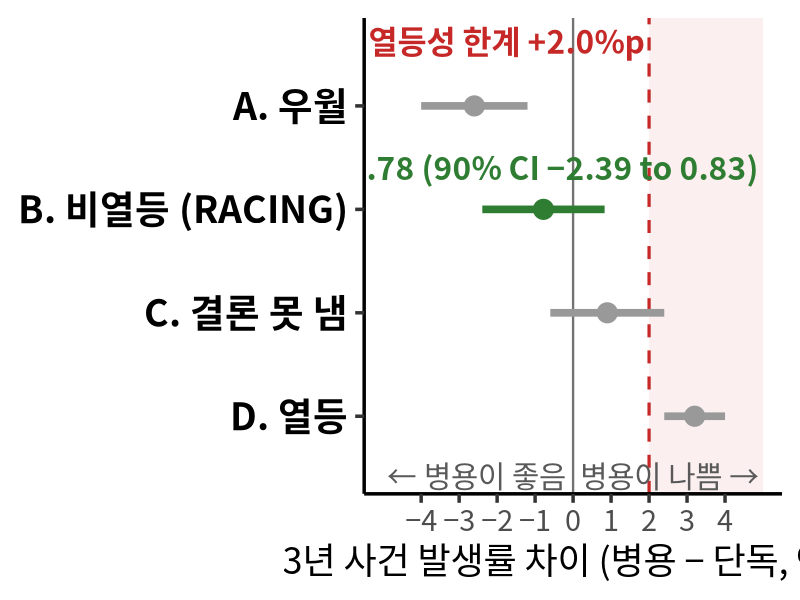
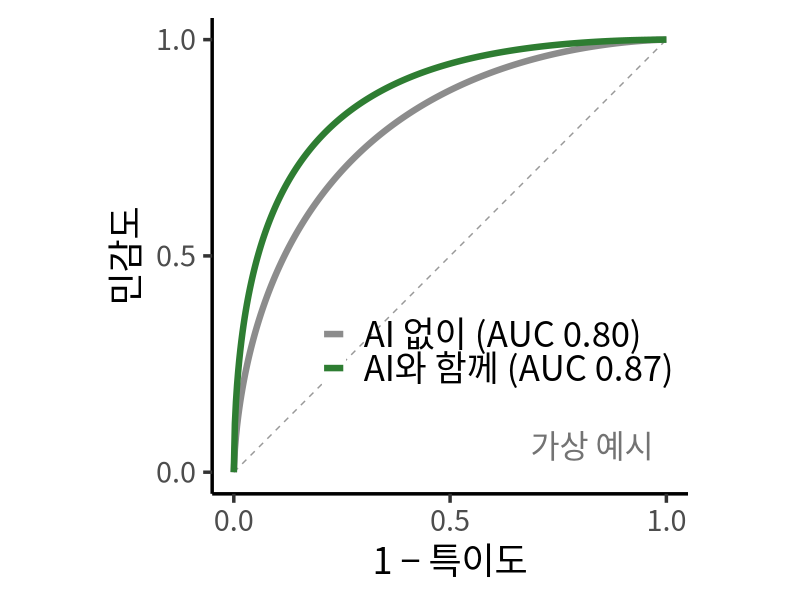
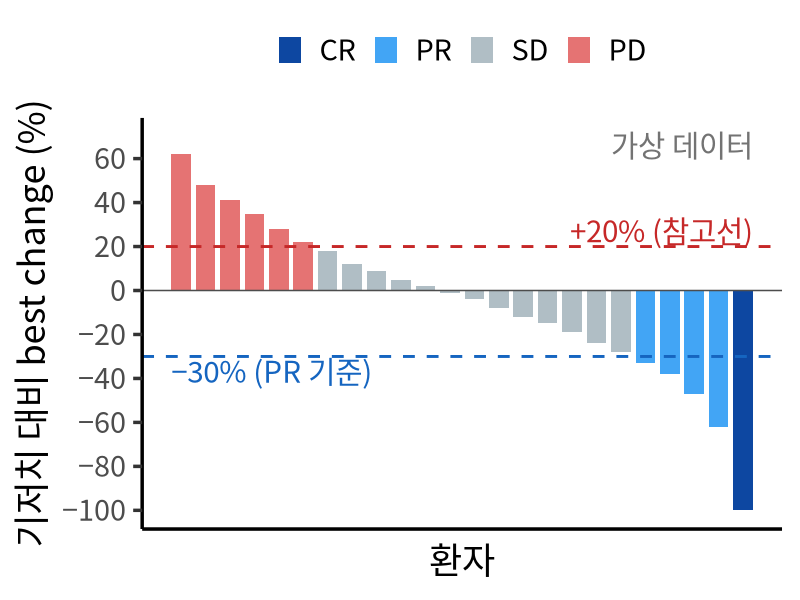
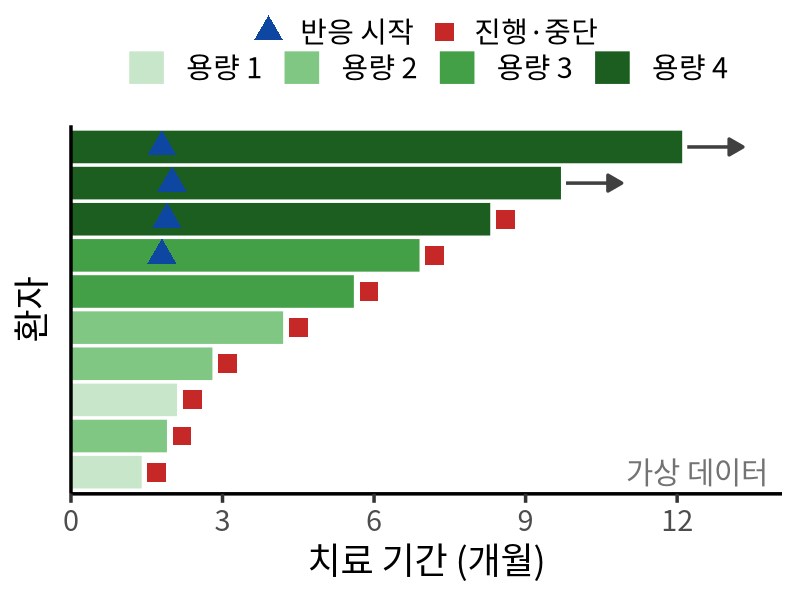
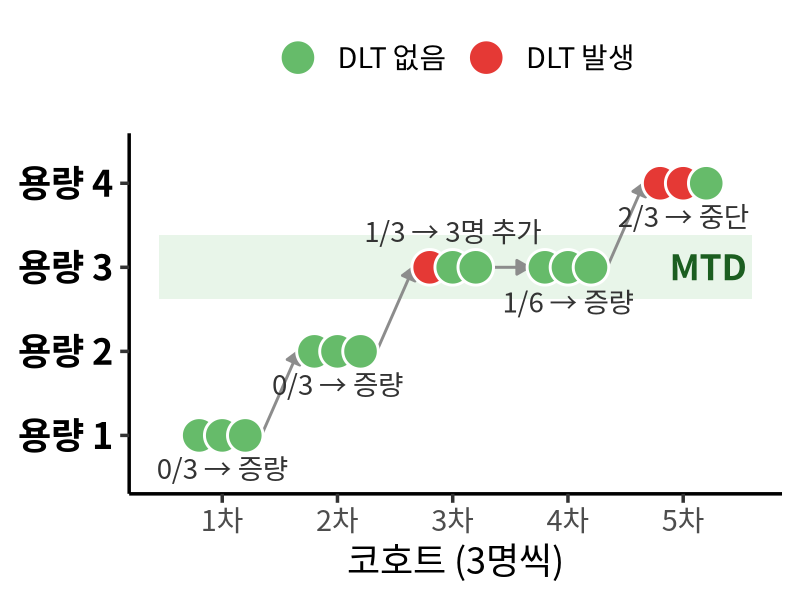
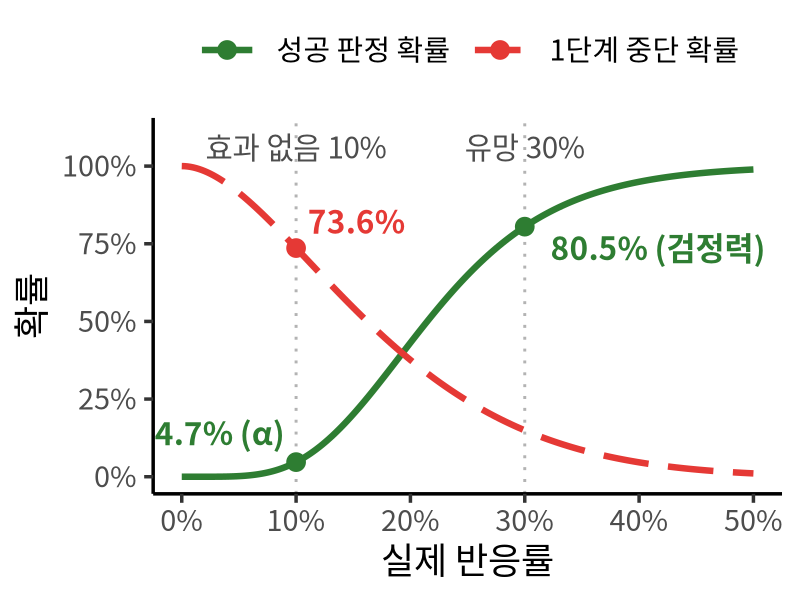
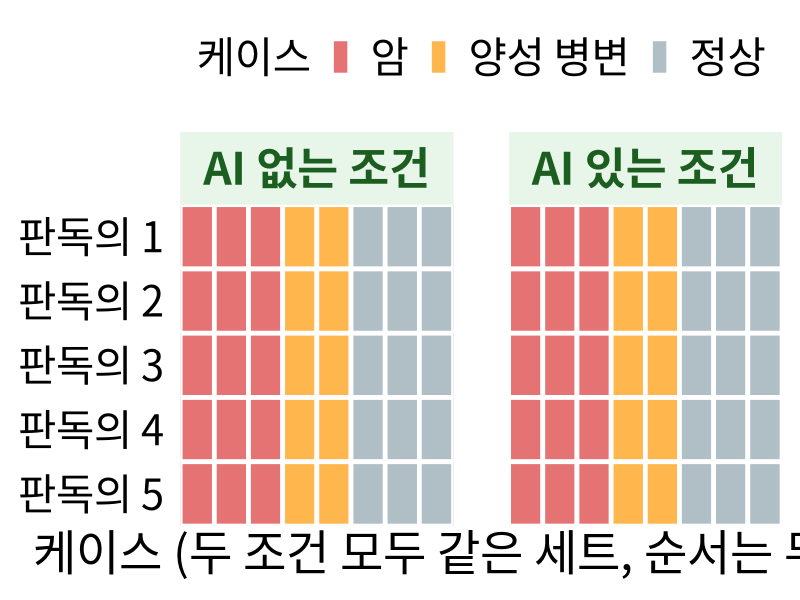
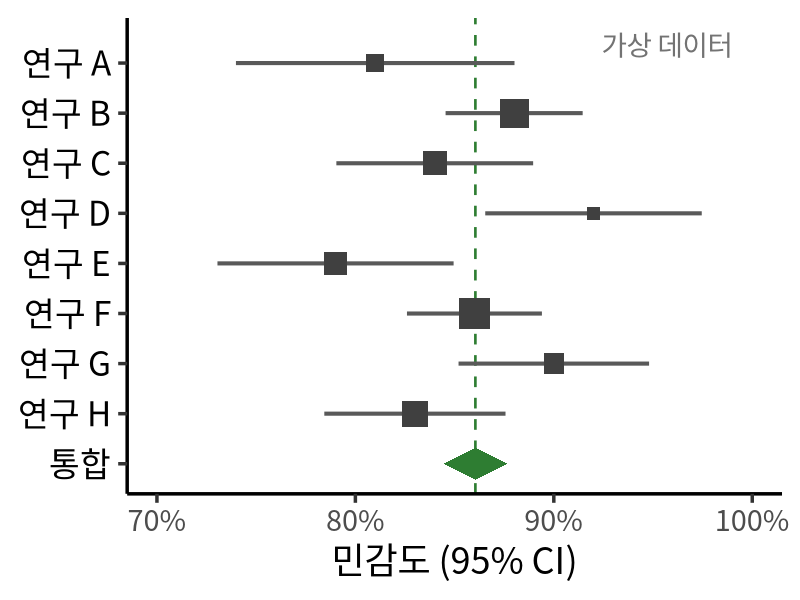

Recreate these plots in R, in order.
# 강의 그림: 비열등성 개념도(RACING 수치), 3+3 용량 증량·Simon 2단계 특성 곡선·MRMC 판독 설계·ROC·waterfall·swimmer (가상 데이터)
library(data.table); library(magrittr); library(ggplot2)
setwd("~/lecture-general/docs/chosun2026")

fam <- "Noto Sans CJK KR"
theme_set(theme_classic(base_size = 26, base_family = fam))
m <- "−"  # 화면용 음수 부호
pct <- function(x) paste0(round(x * 100), "%")

## 1. 비열등성 개념도: B는 RACING 1차 평가변수 (Lancet 2022; 400: 380–90), 나머지는 개념 예시
ni <- data.table(
  case = c("A. 우월", "B. 비열등 (RACING)", "C. 결론 못 냄", "D. 열등"),
  est = c(-2.6, -0.78, 0.9, 3.2),
  lo = c(-4.0, -2.39, -0.6, 2.4),
  hi = c(-1.2, 0.83, 2.4, 4.0)
)
ni[, case := factor(case, levels = rev(case))]
ni[, racing := grepl("RACING", case)]

## 2. 판독자 연구 ROC: binormal (b = 1) 가상 곡선
fpr <- seq(0, 1, length.out = 401)
roc <- rbindlist(lapply(c(0.80, 0.87), function(auc) {
  data.table(auc = auc, fpr = fpr, tpr = pnorm(sqrt(2) * qnorm(auc) + qnorm(fpr)))
}))
roc[, grp := factor(fifelse(auc == 0.80, "AI 없이 (AUC 0.80)", "AI와 함께 (AUC 0.87)"))]

## 3. Waterfall: 가상 24명, 표적병변 크기 최대 변화 (RECIST 1.1 기준선)
wf <- data.table(chg = c(62, 48, 41, 35, 28, 22, 18, 12, 9, 5, 2, -1, -4, -8, -12, -15, -19, -24, -28, -33, -38, -47, -62, -100))
wf[, id := .I]
wf[, bor := factor(fcase(chg == -100, "CR", chg <= -30, "PR", chg >= 20, "PD", default = "SD"),
                   levels = c("CR", "PR", "SD", "PD"))]

## 4. Swimmer: 가상 10명, 용량군별 치료 기간과 반응 시점
sw <- data.table(
  id = 1:10,
  dose = factor(rep(c("용량 1", "용량 2", "용량 3", "용량 4"), c(2, 3, 2, 3))),
  dur = c(1.4, 2.1, 2.8, 1.9, 4.2, 5.6, 6.9, 8.3, 9.7, 12.1),
  resp = c(NA, NA, NA, NA, NA, NA, 1.8, 1.9, 2.0, 1.8),
  ongoing = c(F, F, F, F, F, F, F, F, T, T)
)
sw[, id := factor(id, levels = id[order(dur)])]

## 5. 3+3 용량 증량 예시 (가상): 코호트 5개, 용량 4단계
de <- data.table(cohort = rep(1:5, each = 3), dose = rep(c(1, 2, 3, 3, 4), each = 3), pt = rep(1:3, 5),
                 dlt = c(0, 0, 0, 0, 0, 0, 1, 0, 0, 0, 0, 0, 1, 1, 0))
de[, x := cohort + (pt - 2) * 0.2]
de[, dlt_f := factor(dlt, levels = 0:1, labels = c("DLT 없음", "DLT 발생"))]
de_lab <- data.table(cohort = 1:5, dose = c(1, 2, 3, 3, 4),
                     txt = c("0/3 → 증량", "0/3 → 증량", "1/3 → 3명 추가", "1/6 → 증량", "2/3 → 중단"))
de_arr <- data.table(x = 1:4 + 0.34, xend = 2:5 - 0.34, y = c(1, 2, 3, 3), yend = c(2, 3, 3, 4))

## 6. Simon 2단계 설계 특성 (p0 = 10%, p1 = 30%, α = 0.05, 검정력 80%; 최적 설계 r1 = 1, n1 = 10, r = 5, n = 29)
oc <- data.table(p = seq(0, 0.5, by = 0.0025))
oc[, succ := sapply(p, function(pp) sum(dbinom(2:10, 10, pp) * (1 - pbinom(5 - 2:10, 19, pp))))]
oc[, pet := pbinom(1, 10, p)]
oc_long <- melt(oc, id.vars = "p", variable.name = "what", value.name = "prob")
oc_long[, what := factor(what, levels = c("succ", "pet"), labels = c("성공 판정 확률", "1단계 중단 확률"))]
oc_pt <- data.table(p = c(0.1, 0.3, 0.1), prob = c(oc[p == 0.1, succ], oc[p == 0.3, succ], oc[p == 0.1, pet]),
                    what = factor(c("성공 판정 확률", "성공 판정 확률", "1단계 중단 확률"), levels = levels(oc_long$what)))
oc_pt[, txt := paste0(sprintf("%.1f", prob * 100), "%", c(" (α)", " (검정력)", ""))]

## 7. MRMC 판독 설계 (가상): 판독의 6명 × 케이스 12건, 같은 케이스를 두 번 판독
mm <- CJ(session = c("AI 없는 조건", "AI 있는 조건"), reader = 1:5, case = 1:8)
mm[, truth := factor(fcase(case <= 3, "암", case <= 5, "양성 병변", default = "정상"), levels = c("암", "양성 병변", "정상"))]

## 8. 메타분석 forest plot (가상): 8개 연구 민감도 통합
mf <- data.table(study = paste("연구", LETTERS[1:8]), est = c(0.81, 0.88, 0.84, 0.92, 0.79, 0.86, 0.90, 0.83),
                 n = c(120, 340, 210, 95, 180, 400, 150, 260))
mf[, se := sqrt(est * (1 - est) / n)]
mf[, `:=`(lo = est - 1.96 * se, hi = est + 1.96 * se)]
pooled <- mf[, .(est = sum(est / se^2) / sum(1 / se^2), se = sqrt(1 / sum(1 / se^2)))]
mf_all <- rbind(mf[, .(study, est, lo, hi, w = n)], data.table(study = "통합", est = pooled$est, lo = pooled$est - 1.96 * pooled$se,
                                                            hi = pooled$est + 1.96 * pooled$se, w = NA))
mf_all[, study := factor(study, levels = rev(study))]
dia <- data.table(x = c(mf_all[study == "통합", lo], mf_all[study == "통합", est], mf_all[study == "통합", hi], mf_all[study == "통합", est]),
                  y = c(1, 1.32, 1, 0.68))

## 9. 유병률에 따른 양성예측도 (민감도·특이도 90% 가정)
pv <- data.table(p = exp(seq(log(0.005), log(0.6), length.out = 300)))
pv[, ppv := 0.9 * p / (0.9 * p + 0.1 * (1 - p))]
pv_pt <- data.table(p = c(0.01, 0.10, 0.50))
pv_pt[, ppv := 0.9 * p / (0.9 * p + 0.1 * (1 - p))]
pv_pt[, txt := paste0("PPV ", round(ppv * 100), "%")]

## 10. 기대 차이·표준편차에 따른 대상자 수 (가상, 두 군 평균 비교, 양측 α 0.05, 검정력 80%)
sc <- CJ(delta = seq(0.4, 1.2, by = 0.01), sd = c(1.3, 1.8))
sc[, n_total := 2 * ceiling(2 * (qnorm(0.975) + qnorm(0.8))^2 * sd^2 / delta^2)]
setorder(sc, delta, sd)
sc[, grp := factor(paste0("표준편차 ", sd), levels = c("표준편차 1.8", "표준편차 1.3"))]
sc_pt <- sc[delta %in% c(0.5, 1.0)]

plot_list <- list(
  ni_racing = ggplot(ni, aes(x = est, y = case)) +
    annotate("rect", xmin = 2, xmax = 5, ymin = -Inf, ymax = Inf, fill = "#C62828", alpha = 0.07) +
    geom_vline(xintercept = 0, colour = "grey45", linewidth = 0.8) +
    geom_vline(xintercept = 2, colour = "#C62828", linetype = "dashed", linewidth = 1.1) +
    geom_linerange(aes(xmin = lo, xmax = hi, colour = racing), linewidth = 2.6) +
    geom_point(aes(colour = racing), size = 6.5) +
    annotate("text", x = 1.88, y = 4.62, label = "비열등성 한계 +2.0%p", hjust = 1, colour = "#C62828",
             family = fam, size = 8, fontface = "bold") +
    annotate("text", x = -0.78, y = 3.4, label = paste0(m, "0.78 (90% CI ", m, "2.39 to 0.83)"),
             colour = "#2E7D32", family = fam, size = 8, fontface = "bold") +
    annotate("text", x = -4.9, y = 0.42, label = "← 병용이 좋음", hjust = 0, colour = "grey35", family = fam, size = 7.5) +
    annotate("text", x = 4.9, y = 0.42, label = "병용이 나쁨 →", hjust = 1, colour = "grey35", family = fam, size = 7.5) +
    scale_colour_manual(values = c(`TRUE` = "#2E7D32", `FALSE` = "grey60"), guide = "none") +
    scale_x_continuous(limits = c(-5, 5), breaks = -4:4, labels = function(x) sub("-", m, x)) +
    scale_y_discrete(expand = expansion(add = c(0.75, 0.85))) +
    labs(x = "3년 사건 발생률 차이 (병용 − 단독, %p)", y = NULL) +
    theme(axis.text.y = element_text(size = 27, colour = "black", face = "bold")),

  mrmc_roc = ggplot(roc, aes(fpr, tpr, colour = grp)) +
    annotate("segment", x = 0, y = 0, xend = 1, yend = 1, linetype = "dashed", colour = "grey60") +
    geom_path(linewidth = 2.2) +
    annotate("text", x = 0.97, y = 0.06, label = "가상 예시", hjust = 1, colour = "grey45", family = fam, size = 8) +
    scale_colour_manual(values = c("grey55", "#2E7D32"), name = NULL) +
    scale_x_continuous(breaks = c(0, 0.5, 1)) + scale_y_continuous(breaks = c(0, 0.5, 1)) +
    coord_equal() +
    labs(x = "1 − 특이도", y = "민감도") +
    theme(legend.position = c(0.6, 0.3), legend.text = element_text(size = 25),
          legend.background = element_blank()),

  waterfall = ggplot(wf, aes(x = id, y = chg, fill = bor)) +
    geom_col(width = 0.8) +
    geom_hline(yintercept = 0, colour = "grey30") +
    geom_hline(yintercept = c(20, -30), linetype = "dashed", colour = c("#C62828", "#1565C0"), linewidth = 1) +
    annotate("text", x = 24.4, y = 27, label = "+20% (참고선)", hjust = 1, colour = "#C62828", family = fam, size = 7.5) +
    annotate("text", x = 0.6, y = -37, label = paste0(m, "30% (PR 기준)"), hjust = 0, colour = "#1565C0", family = fam, size = 7.5) +
    annotate("text", x = 24.4, y = 66, label = "가상 데이터", hjust = 1, colour = "grey45", family = fam, size = 7.5) +
    scale_fill_manual(values = c(CR = "#0D47A1", PR = "#42A5F5", SD = "#B0BEC5", PD = "#E57373"), name = NULL, drop = FALSE) +
    scale_y_continuous(limits = c(-100, 70), breaks = seq(-100, 60, 20), labels = function(x) sub("-", m, x)) +
    labs(x = "환자", y = "기저치 대비 best change (%)") +
    theme(axis.text.x = element_blank(), axis.ticks.x = element_blank(), legend.position = "top"),

  swimmer = ggplot(sw) +
    geom_segment(aes(x = 0, xend = dur, y = id, yend = id, colour = dose), linewidth = 11) +
    geom_point(data = sw[!is.na(resp)], aes(x = resp, y = id, shape = "반응 시작"), size = 7, colour = "#0D47A1") +
    geom_point(data = sw[ongoing == F], aes(x = dur + 0.3, y = id, shape = "진행·중단"), size = 6, colour = "#C62828") +
    geom_segment(data = sw[ongoing == T], aes(x = dur + 0.1, xend = dur + 1.2, y = id, yend = id),
                 arrow = arrow(length = unit(0.4, "cm"), type = "closed"), colour = "grey25", linewidth = 1.2) +
    annotate("text", x = 13.8, y = 1, label = "가상 데이터", hjust = 1, colour = "grey45", family = fam, size = 7.5) +
    scale_colour_manual(values = c("#C8E6C9", "#81C784", "#43A047", "#1B5E20"), name = NULL) +
    scale_shape_manual(values = c(`반응 시작` = 17, `진행·중단` = 15), name = NULL) +
    scale_x_continuous(limits = c(0, 13.8), breaks = seq(0, 12, 3), expand = expansion(mult = c(0, 0.02))) +
    labs(x = "치료 기간 (개월)", y = "환자") +
    theme(axis.text.y = element_blank(), axis.ticks.y = element_blank(), legend.position = "top",
          legend.box = "vertical", legend.spacing.y = unit(0, "cm"), legend.margin = margin(0, 0, 0, 0)),

  dose_escalation = ggplot(de) +
    annotate("rect", xmin = 0.45, xmax = 5.6, ymin = 2.62, ymax = 3.38, fill = "#E8F5E9") +
    annotate("text", x = 5.55, y = 3.0, label = "MTD", hjust = 1, colour = "#1B5E20", family = fam, size = 9, fontface = "bold") +
    geom_segment(data = de_arr, aes(x = x, xend = xend, y = y, yend = yend),
                 arrow = arrow(length = unit(0.35, "cm"), type = "closed"), colour = "grey55", linewidth = 1) +
    geom_point(aes(x = x, y = dose, fill = dlt_f), shape = 21, size = 11, colour = "white", stroke = 1.5) +
    geom_text(data = de_lab, aes(x = cohort, y = dose + c(-0.4, -0.4, 0.42, -0.42, -0.4), label = txt), family = fam, size = 7, colour = "grey20") +
    scale_fill_manual(values = c(`DLT 없음` = "#66BB6A", `DLT 발생` = "#E53935"), name = NULL) +
    scale_x_continuous(breaks = 1:5, labels = paste0(1:5, "차"), limits = c(0.45, 5.6)) +
    scale_y_continuous(breaks = 1:4, labels = paste("용량", 1:4), limits = c(0.5, 4.4)) +
    labs(x = "코호트 (3명씩)", y = NULL) +
    theme(legend.position = "top", axis.text.y = element_text(size = 26, colour = "black", face = "bold")),

  simon_oc = ggplot(oc_long, aes(p, prob, colour = what, linetype = what)) +
    geom_vline(xintercept = c(0.1, 0.3), colour = "grey70", linetype = "dotted", linewidth = 1) +
    geom_line(linewidth = 2.2) +
    geom_point(data = oc_pt, size = 6) +
    geom_text(data = oc_pt[-1], aes(label = txt), hjust = -0.12, vjust = c(1.4, -0.6), family = fam, size = 8,
              fontface = "bold", show.legend = FALSE) +
    annotate("text", x = 0.09, y = 0.14, label = oc_pt$txt[1], hjust = 1, colour = "#2E7D32", family = fam, size = 8, fontface = "bold") +
    annotate("text", x = c(0.1, 0.3), y = 1.06, label = c("효과 없음 10%", "유망 30%"), family = fam, size = 7.5, colour = "grey30") +
    scale_colour_manual(values = c("#2E7D32", "#E53935"), name = NULL) +
    scale_linetype_manual(values = c("solid", "longdash"), name = NULL) +
    scale_x_continuous(labels = pct, breaks = seq(0, 0.5, 0.1)) +
    scale_y_continuous(labels = pct, breaks = seq(0, 1, 0.25), limits = c(0, 1.1)) +
    labs(x = "실제 반응률", y = "확률") +
    theme(legend.position = "top", legend.key.width = unit(1.6, "cm")),

  mrmc_grid = ggplot(mm, aes(case, reader, fill = truth)) +
    geom_tile(colour = "white", linewidth = 1.6) +
    facet_wrap(~session) +
    scale_fill_manual(values = c(`암` = "#E57373", `양성 병변` = "#FFB74D", `정상` = "#B0BEC5"), name = "케이스") +
    scale_y_reverse(breaks = 1:5, labels = paste("판독의", 1:5), expand = c(0, 0)) +
    scale_x_continuous(breaks = NULL, expand = c(0, 0)) +
    labs(x = "케이스 (두 조건 모두 같은 세트, 순서는 무작위)", y = NULL) +
    theme(text = element_text(size = 34), axis.text.y = element_text(size = 30, colour = "black"),
          legend.text = element_text(size = 30), legend.title = element_text(size = 30),
          legend.position = "top", strip.background = element_rect(fill = "#E8F5E9", colour = NA),
          strip.text = element_text(face = "bold", size = 32, colour = "#1B5E20"), axis.line = element_blank(),
          axis.ticks = element_blank(), panel.spacing = unit(1.4, "cm")),

  meta_forest = ggplot(mf_all[study != "통합"], aes(x = est, y = study)) +
    geom_vline(xintercept = pooled$est, colour = "#2E7D32", linetype = "dashed", linewidth = 0.9) +
    geom_linerange(aes(xmin = lo, xmax = hi), linewidth = 1.4, colour = "grey35") +
    geom_point(aes(size = w), shape = 15, colour = "grey25") +
    geom_polygon(data = dia, aes(x = x, y = y), inherit.aes = FALSE, fill = "#2E7D32") +
    annotate("text", x = 0.99, y = 9.35, label = "가상 데이터", hjust = 1, colour = "grey45", family = fam, size = 7) +
    scale_size_continuous(range = c(4, 10), guide = "none") +
    scale_x_continuous(limits = c(0.7, 1), labels = pct) +
    scale_y_discrete(limits = levels(mf_all$study), expand = expansion(add = c(0.6, 0.9))) +
    labs(x = "민감도 (95% CI)", y = NULL) +
    theme(axis.text.y = element_text(size = 24, colour = "black")),

  ppv_prev = ggplot(pv, aes(p, ppv)) +
    geom_line(linewidth = 2.4, colour = "#1565C0") +
    geom_point(data = pv_pt, size = 7, colour = "#0D47A1") +
    geom_text(data = pv_pt, aes(label = txt), hjust = c(0.75, -0.2, 1.1), vjust = c(-1.3, 0.4, -0.9),
              family = fam, size = 9, fontface = "bold", colour = "#0D47A1") +
    annotate("text", x = 0.58, y = 0.05, label = "민감도·특이도 90% 가정", hjust = 1, colour = "grey40", family = fam, size = 7.5) +
    scale_x_log10(breaks = c(0.01, 0.05, 0.1, 0.2, 0.5), labels = c("1%", "5%", "10%", "20%", "50%")) +
    scale_y_continuous(limits = c(0, 1), labels = pct) +
    labs(x = "유병률 (로그 눈금)", y = "양성예측도 (PPV)"),

  sample_curve = ggplot(sc, aes(delta, n_total, colour = grp)) +
    geom_line(linewidth = 2.4) +
    geom_point(data = sc_pt, size = 6) +
    geom_text(data = sc_pt, aes(label = paste0(n_total, "명")), hjust = -0.25, vjust = c(-0.5, -0.5, 1.7, -0.6), family = fam, size = 8,
              fontface = "bold", show.legend = FALSE) +
    annotate("text", x = 1.2, y = 690, label = "가상 수치 · 양측 α 0.05 · 검정력 80%", hjust = 1, colour = "grey40", family = fam, size = 7) +
    scale_colour_manual(values = c("#EF6C00", "#1565C0"), name = NULL) +
    scale_x_continuous(breaks = seq(0.4, 1.2, 0.2)) +
    scale_y_continuous(limits = c(0, 700), breaks = seq(0, 700, 100)) +
    labs(x = "기대하는 두 군 통증 점수 차이", y = "필요 대상자 수 (두 군 합)") +
    theme(legend.position = c(0.7, 0.62), legend.text = element_text(size = 26), legend.background = element_blank())
)

fig_size <- list(ni_racing = c(11, 6.4), mrmc_roc = c(7.4, 7.4), waterfall = c(9, 6.2), swimmer = c(9, 6.2),
                 dose_escalation = c(10.5, 5.9), simon_oc = c(9.5, 6.0), mrmc_grid = c(11, 5.6), meta_forest = c(8.2, 7), ppv_prev = c(8.6, 6.6), sample_curve = c(9, 6.6))
for (nm in names(plot_list)) {
  ggsave(file.path("img", paste0(nm, ".png")), plot_list[[nm]], device = ragg::agg_png,
         width = fig_size[[nm]][1], height = fig_size[[nm]][2], dpi = 160, bg = "white")
}
